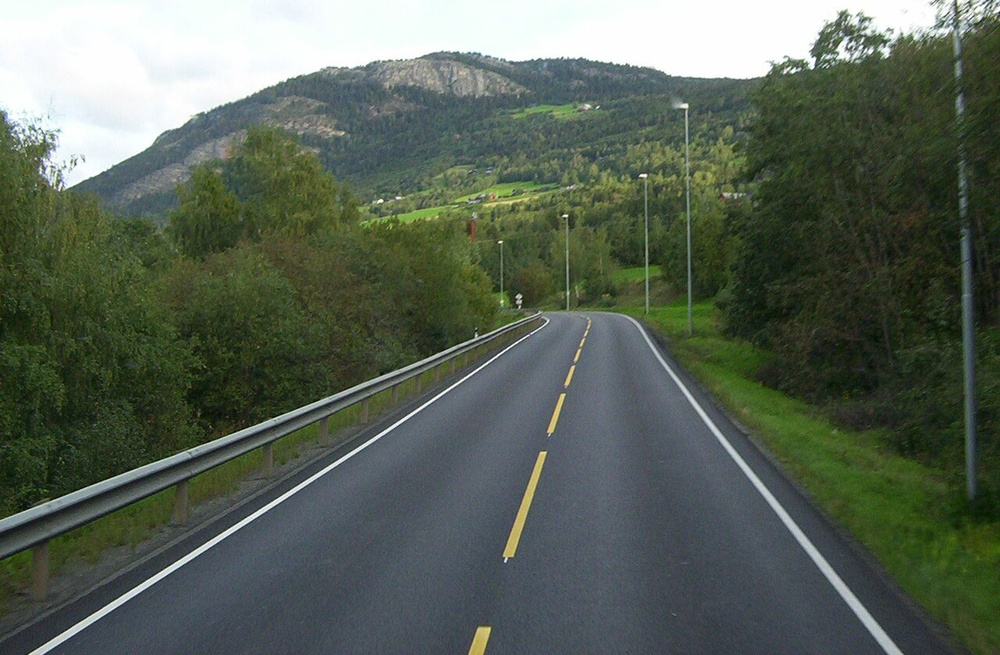
#> input picture robot_project/road_image.jpg, 1000 x 655 px, shrunk from 1280 x 839 before the run, given in place of the camera
$ python 04.03.00.OpenCV-Practice_control.py   (older library calls are emulated)
#> lines starting #> are read from the running program, lines starting #| are printed output that depends on the picture
import cv2       # OpenCV 라이브러리 임포트
import numpy as np  # 행렬 연산을 위한 NumPy

def edge_detection_pipeline():
    # 1. 웹캠 연결 (0번은 내장 웹캠)
    cap = cv2.VideoCapture(0)

    if not cap.isOpened():
        print("카메라를 열 수 없습니다.")
        return

    while True:
        # 프레임 읽기
        ret, frame = cap.read()
#> frame is the input picture: shape (655, 1000, 3); mean B, G, R 87.1, 99.5, 89.3
        if not ret:
            break

        # 결과 표시
        # cv2.imshow('Original Video', frame)
        gray_frame = cv2.cvtColor(frame, cv2.COLOR_BGR2GRAY)
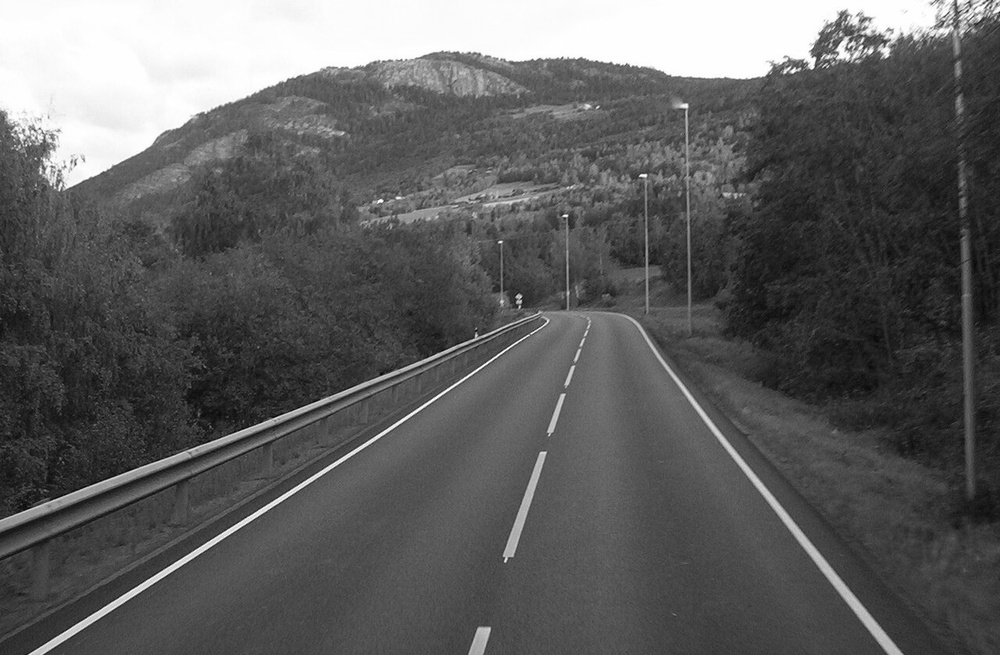
#> gray_frame: shape (655, 1000); min 2, max 255, mean 95.1
        blurred_avg_frame = cv2.blur(gray_frame, (5, 5))
        blur_median   = cv2.medianBlur(gray_frame, 5)

        sobelx     = cv2.Sobel(blurred_avg_frame, cv2.CV_64F, 1, 0, ksize=3)
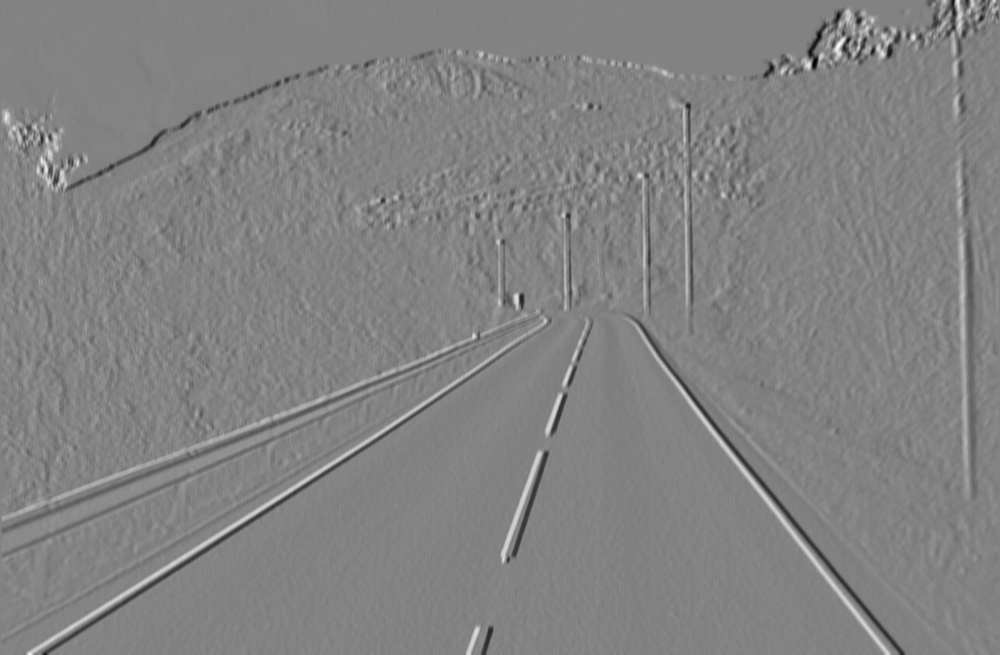
#> sobelx: shape (655, 1000) float64; min -268, max 254, mean -0.3; drawn with min black and max white
        sobely     = cv2.Sobel(blurred_avg_frame, cv2.CV_64F, 0, 1, ksize=3)
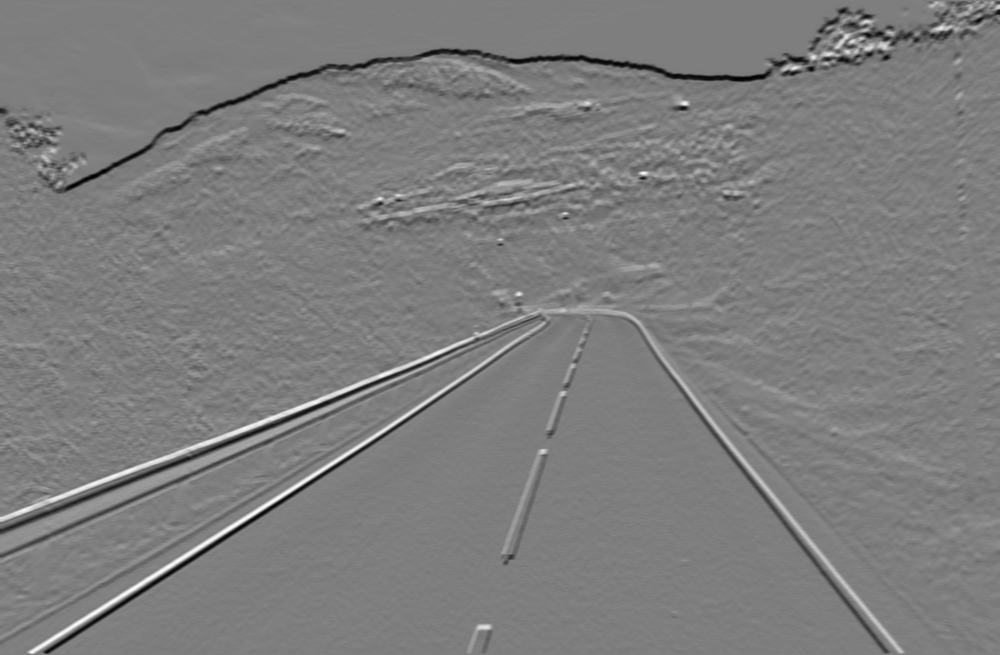
#> sobely: shape (655, 1000) float64; min -253, max 256, mean -2.1; drawn with min black and max white
        magnitude = np.sqrt(sobelx**2 + sobely**2)
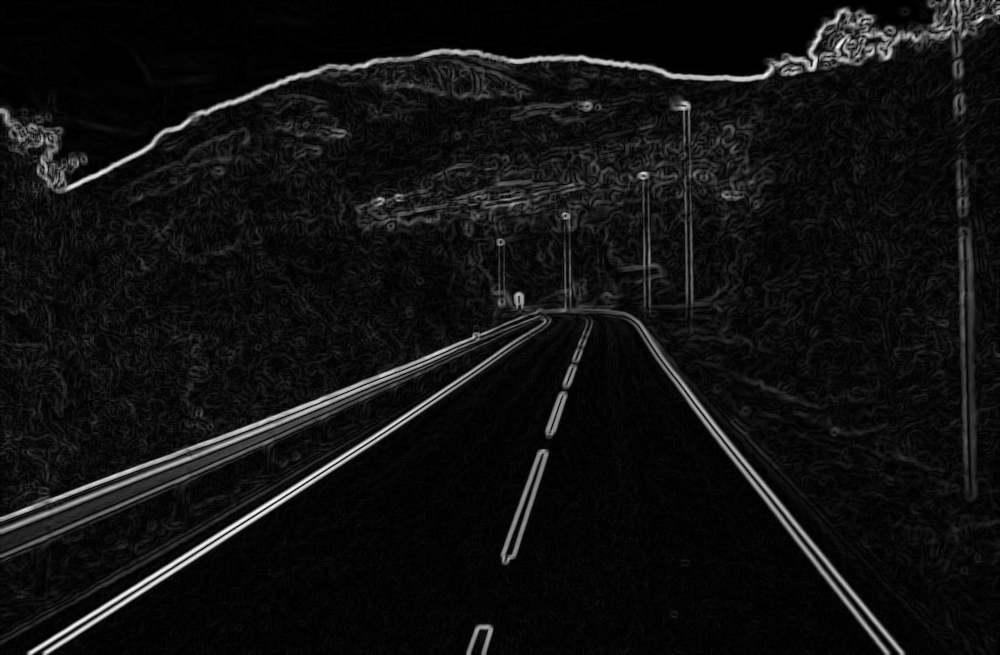
#> magnitude: shape (655, 1000) float64; min 0, max 304.5, mean 20.8; drawn with min black and max white
        magnitude = np.uint8(np.clip(magnitude, 0, 255))
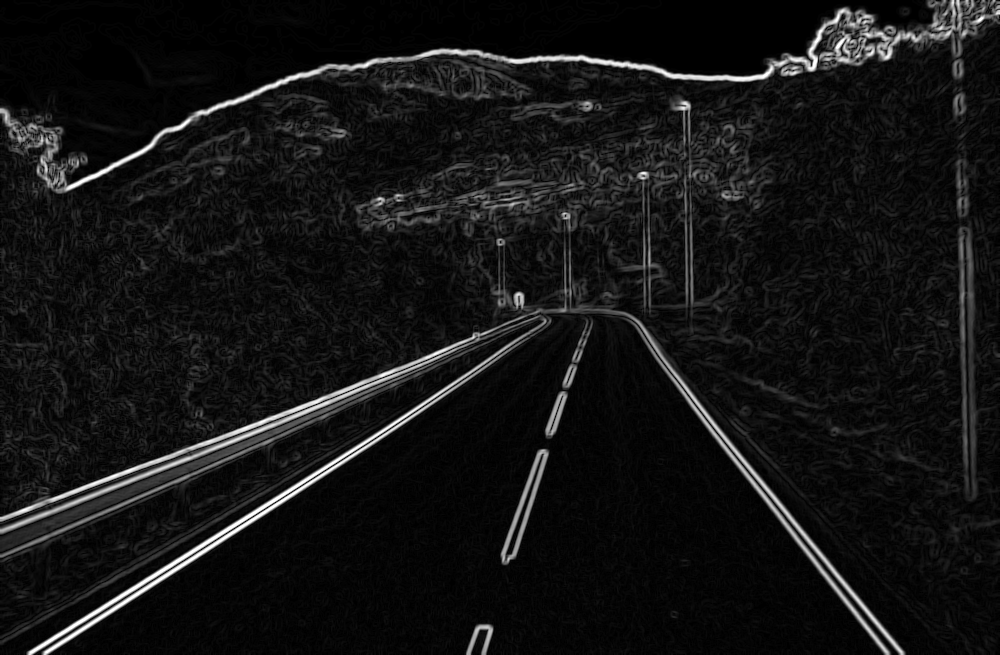
#> magnitude: shape (655, 1000); min 0, max 255, mean 20.4

        # [8 lines of commented-out code are left out]

        low = cv2.getTrackbarPos('Low Threshold', 'Controls')
        high = cv2.getTrackbarPos('High Threshold', 'Controls')
        edges = cv2.Canny(blurred_avg_frame, low, high)
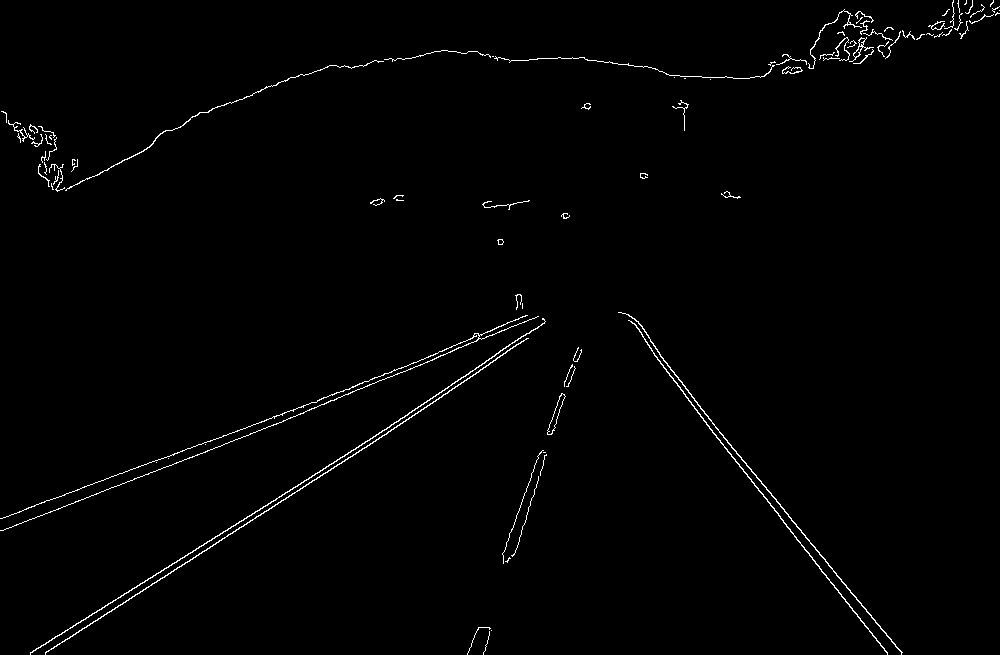
#> edges: shape (655, 1000); 1.1% white in thin lines or dots
        cv2.imshow('edge Viceo',edges)

        # 'q' 키를 누르면 종료 (25ms 대기)
        if cv2.waitKey(25) & 0xFF == ord('q'):
#> (key q is pressed here)
            break

    # 리소스 해제
    cap.release()
    cv2.destroyAllWindows()

# 실행
cv2.namedWindow('Controls')
cv2.createTrackbar('Low Threshold', 'Controls', 100, 255, lambda x: None)
cv2.createTrackbar('High Threshold', 'Controls', 200, 255, lambda x: None)
edge_detection_pipeline()
